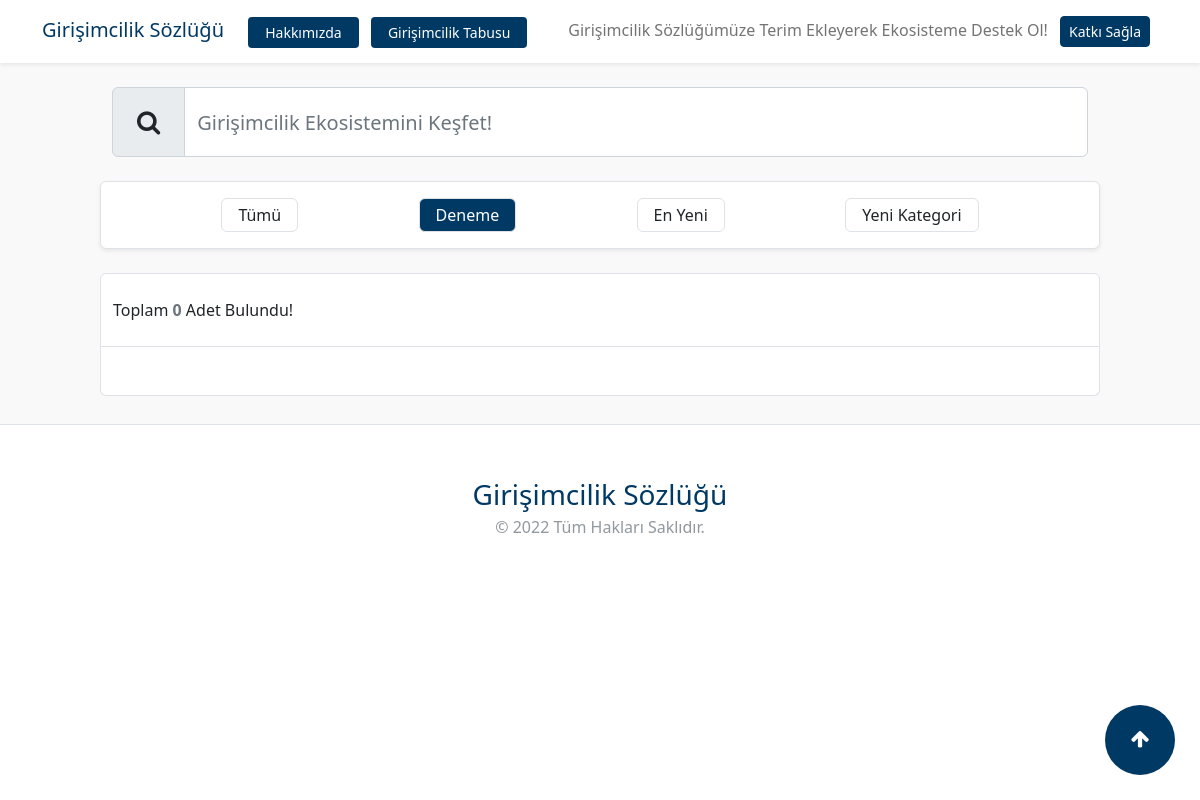
The app's page /deneme with its own data.
### sozluk/models.py (models this page shows, shortened)
class Category (models.Model):
    name = models.CharField(max_length=150)
    slug = models.SlugField(null=False, blank=True, unique=True, db_index=True, editable=False)

### sozluk/views.py (the view)
# urls.py: path("", views.index, name="index"),
def index(request, slug=""):
    search_term = request.GET.get('search')
    if search_term:
        terms = Term.objects.filter(Q(title__icontains=search_term) | Q(
            description__icontains=search_term))
    elif slug != "":
        terms = Term.objects.filter(category__slug=slug).order_by('title')
    else:
        terms = Term.objects.all().order_by('title')
    context = {
        "terms": terms,
        "categories": Category.objects.all().order_by('name'),
        "slug": slug
    }
    return render(request, "sozluk/index.html", context)

### sozluk/templates/sozluk/index.html (shortened to what this page needs)
{% extends 'base.html' %}
{% block content %}
    {% include 'sozluk/partials/_search.html' %}
    {% include 'sozluk/partials/_categories.html' %}
    {% include 'sozluk/partials/_term_area.html' %}
{% endblock content %}

### sozluk/templates/sozluk/partials/_categories.html
{% load static %}
<div class="container bg-white border py-2 rounded text-center my-4 shadow-sm col-10">
    <div class="row row-cols-auto justify-content-evenly list-group-horizontal">
        <div class="col border px-3 py-1 my-2 rounded">
            <a href="{% url 'index' %}" class="list-group-item list-group-item-action" aria-current="true">
                Tümü
            </a>
        </div>
        {% for category in categories %}
            {% if category.slug == "tumu" %}
                <a href = "{% url 'category' category.slug %}" class="btn btn-lg btn-sm border px-3 py-1 my-2 rounded text-center fs-6 text-white bg-primary">
                    {{category.name}}
                </a>
            {% elif category.slug == slug %}
                <a href = "{% url 'category' category.slug %}" class="btn btn-lg btn-sm border px-3 py-1 my-2 rounded text-center fs-6 text-white bg-primary">
                    {{category.name}}
                </a>
            {% else %}
                <a href = "{% url 'category' category.slug %}" class="btn btn-lg btn-sm border px-3 py-1 my-2 rounded text-center fs-6">
                    {{category.name}}
                </a>
            {% endif %}
        {% endfor %}
    </div>
</div>

### static/css/style.css (style rules this page uses)
html { scroll-behavior: auto; }

### records on screen
Category: name "Deneme"
Category: name "En Yeni"
Category: name "Yeni Kategori"

### other values on screen
{{ terms|length }} "0"
